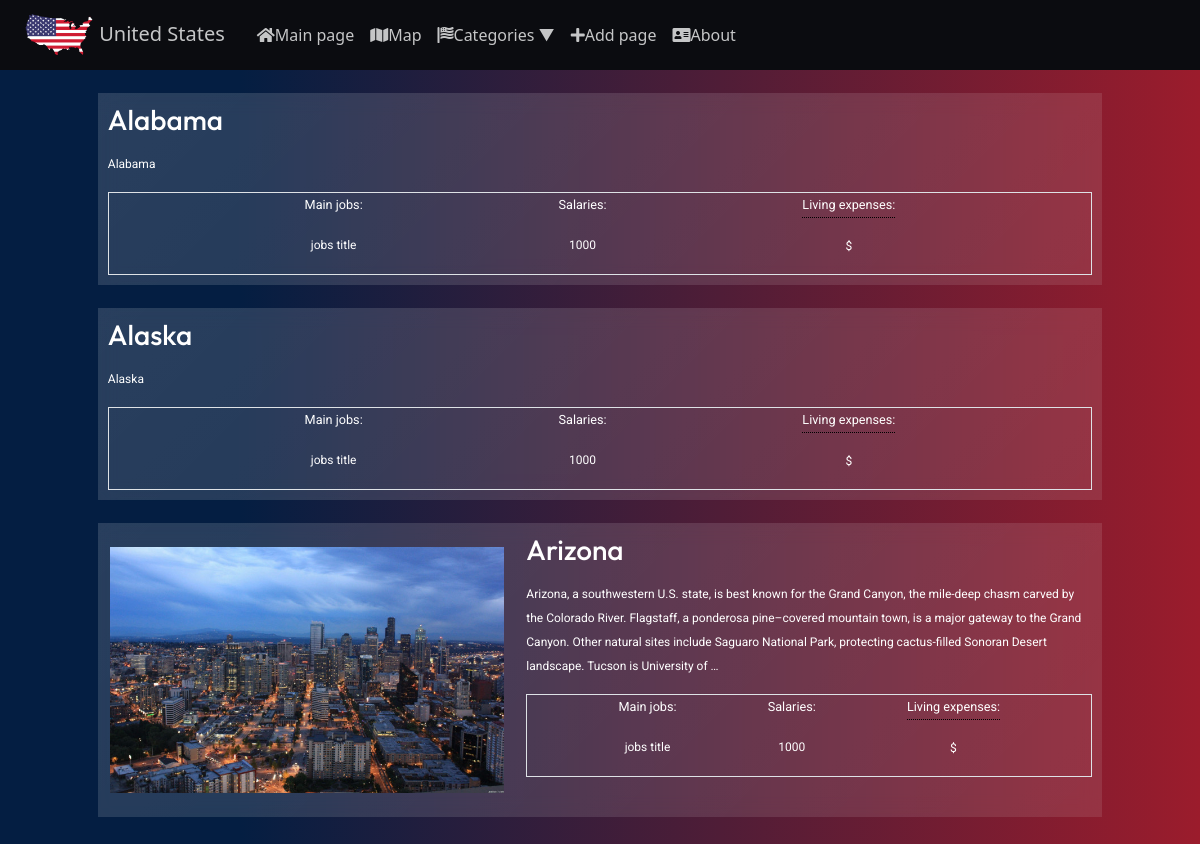
The page /states/ on the database its author committed.
### main/models.py (models this page shows, shortened)
class States(models.Model):
    title = models.CharField(max_length=255, verbose_name="State name")
    slug=models.SlugField(max_length=255, unique=True, db_index=True, verbose_name='URL', null=True)
    content= models.TextField(blank=False, verbose_name="State preview text")
    photo = models.ImageField(upload_to="photos/%Y/%m/%d/", verbose_name="Main photo", blank=True)
    time_create = models.DateTimeField(auto_now_add=True, verbose_name="Time created")
    time_update=models.DateTimeField(auto_now = True, verbose_name="Time updated")
    is_published = models.BooleanField(default=True, verbose_name="Is published")
    cat = models.ForeignKey('Category', on_delete=models.PROTECT, null=True, verbose_name="Category")
    jobs = models.CharField(max_length=255, verbose_name="State main jobs", default="jobs title")
    salary = models.IntegerField(verbose_name="State average annual income", default=1000)
    lowest_annual_income = models.IntegerField(verbose_name="State lowest annual income", default=100)
    living_expenses = models.CharField(max_length=5, verbose_name="Living expenses in $$$", default="$")
    taxes = models.CharField(max_length=255, verbose_name="State tax link", default="This field will set by itself", blank=True)
    def get_absolute_url(self):
        return reverse("states", kwargs={"state_slug": self.slug})
    class Meta: #для stateS у адмін панелі
        verbose_name='State'
        verbose_name_plural="States"
        ordering = ['title', 'time_create']

### main/views.py (the view)
# urls.py: path('states/', views.StatesMain.as_view(), name='states_main'),
class StatesMain(ListView):
    model=States
    template_name='main/states_main.html'
    context_object_name='posts'
    title='States page'
    def get_context_data(self, *args, object_list=None, **kwargs):
        context=super().get_context_data(*args, **kwargs)
        context['title']=self.title
        return context
    def get_queryset(self):
        return States.objects.filter(is_published=True)

### main/models.py (called while the page is built)
    def get_absolute_url(self):
        return reverse("category", kwargs={"cat_id": self.pk})

### main/templatetags/main_tags.py (called while the page is built)
@register.inclusion_tag("main/list_categories.html")
def show_categories(sort=None, cat_selected=0):
    if sort==None:
        cats=Category.objects.all()
    else:
        cats=Category.objects.order_by(sort)
    return {"cats":cats, 'cat_selected':cat_selected}

@register.inclusion_tag("main/list_menu.html")
def show_menu():
    menu = [{'title': 'Main page', 'url_name':'home', 'font_awesome_class':'fas fa-home'},
            {'title': 'Map', 'url_name':'map_page', 'font_awesome_class':'fas fa-map'},
        {'title': 'Categories', 'url_name':'states_main', 'font_awesome_class':'fa-solid fa-flag-usa'},
        {'title': 'Add page', 'url_name':'add_page', 'font_awesome_class':'fas fa-plus'},
        {'title': 'About', 'url_name':'about', 'font_awesome_class':'fas fa-address-card'},
    ]
    return {"menu":menu}

### main/templates/main/states_main.html (shortened to what this page needs)
{%extends 'main/layout.html'%}
{%load static%}
{%block additional_head_data%}
<link rel="stylesheet" href="{% static 'main/css/states_main.css' %}">
{%endblock%}
{%block content%}
<div class="container">
    <ul class="list-articles p-0">
        {%for i in posts%}
        <a href="{{ i.get_absolute_url }}">
            <div class="features-wrapper">
                <li class="features hidden row">
                        {%if i.photo%}
                        <div class="col-5 d-flex align-items-center">
                            <img class="state-image my-4 img-fluid" src="{{i.photo.url}}" alt="">
                        </div>
                        {%endif%}
                        <div class="state-preview-content-container col">
                            <h2 class="text-start">{{i.title}}</h2>
                            <div class="state-preview-text">
                                <p class="">{{i.content|linebreaks|truncatewords:50}}</p>
                            </div>
                            <div class="features-thumbnail border d-flex justify-content-evenly">
                                <div class="jobs-thumbnail">
                                    <p class="thumbnail-text">Main jobs:</p>
                                    <p> {{ i.jobs }}</p>
                                </div>
                                <div class="salaries-thumbnail">
                                    <p class="thumbnail-text">Salaries: </p>
                                    <p>{{ i.salary }}</p>
                                </div>
                                <div class="prices-thumbnail">
                                    <p class="thumbnail-text" data-toggle="tooltip" data-placement="right" title="$ is very cheap, and $$$$$ is very expensive" style="border-bottom: 1px dotted #000;">Living expenses:</p>
                                    <p>{{ i.living_expenses }}</p>
                                </div>
                            </div>
                        </div>
                    </li>
            </div>
        </a>
        {%endfor%}
    </ul>
</div>
{%endblock%}

### main/static/main/css/states_main.css (style rules this page uses)
#main .features { z-index: 1; width: 90%; margin: 2% auto; color: white; list-style: none; background: linear-gradient(135deg, rgba(255, 255, 255, 0.15), rgba(255, 255, 255, 0.1)); backdrop-filter: blur(10px); -webkit-backdrop-filter: blur(10px); display: flex; transition: transform 0.5s; }
#main .features .state-preview-content-container { padding: 1%; width: 100%; }
#main .features h2 { font-size: calc(26px + 0.390625vw); }
#main .features p { text-decoration: none; font-size: calc(12px + 0.390625vw); }
#main .features .state-preview-text p { text-align: left; }
.state-preview-text { right: 10px; }
#main .thumbnail-text { font-size: calc(8px + 0.390625vw) !important; }
#main .list-articles .hidden { opacity: 0; filter: blur(5px); transform: translateX(-100%); transition: all 1s; }
#main .list-articles .show { opacity: 1; filter: blur(0); transform: translateX(0); }

### main/static/main/css/styles.css (style rules this page uses)
:root { --aside-menu-color: rgb(107, 238, 255); --aside-hover-color: rgb(145,149,230); --main-text-color: #66fcf1; }
html { height:100%; }
body { height: 100%; }
#main h1, #main h2, #main h3, #main h4 { font-family: Outfit; }
#main p { font-family: Roboto; }
#main p { font-size: 16px; line-height: calc(16px * 1.5); }
#main .list-articles a { text-decoration: none; }
.list-articles { overflow: hidden; }
@media screen and (max-width: 1240px) { #main .features .state-preview-content-container h2 { font-size: 28px; } }
@media screen and (max-width: 1240px) { #main .features .state-preview-content-container p:not([class="thumbnail-text"]) { font-size: 12px; } }
@media screen and (max-width: 1240px) { #main .features .state-preview-content-container .thumbnail-text { font-size: 12px; } }

### rows shown on the page
States: title "Alabama", content "Alabama", jobs "jobs title", salary "1000", living_expenses "$"
States: title "Alaska", content "Alaska", jobs "jobs title", salary "1000", living_expenses "$"
States: photo (picture), title "Arizona", content "Arizona, a southwestern U.S. state, is best known for the Grand Canyon, the mile-deep chasm carved by the Colorado River. Flagstaff, a ponderosa pine–covered mountain town, is a major gateway to the Grand Canyon. Other natural sites include Saguaro National Park, protecting cactus-filled Sonoran Desert landscape. Tucson is University of …", jobs "jobs title", salary "1000", living_expenses "$"

### other values the page prints
{{ i.title }} "Main page" "Map" "Add page" "About"
